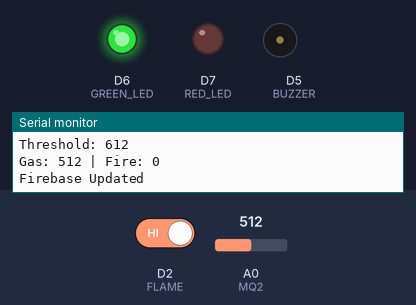
This sketch was run on a simulated ESP8266 (NodeMCU). Shown: output pins drawn as LEDs (lit = HIGH), buzzer (waves = sounding, pin HIGH), the last lines printed to the serial monitor. The test bench sets the inputs (shaded band); at power-on: A0 (MQ2) = 512, D2 (FLAME) HIGH. WiFi joins after 1.5 s; servers stay silent unless stated.

Above: at 8.7 s.
8.8 s: A0 (MQ2) set to 596
10.7 s: A0 (MQ2) set to 623
At 12.4 s:
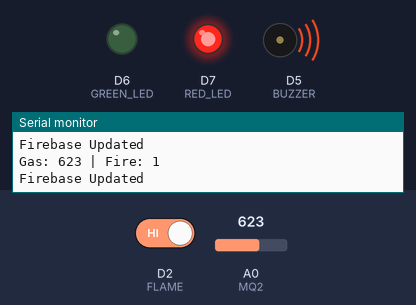
13.0 s: A0 (MQ2) set to 511
At 14.0 s:
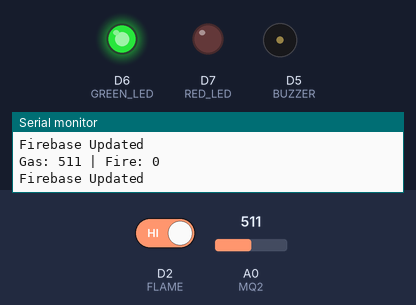
15.0 s: A0 (MQ2) set to 716
At 16.7 s:
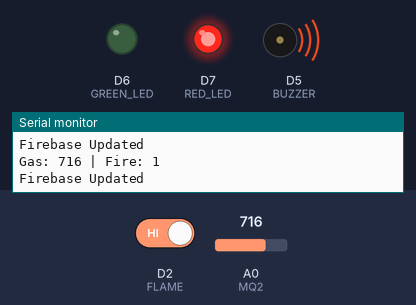
Timing chart, 0 to 18.0 s (numbered marks = the images above; inputs shaded):
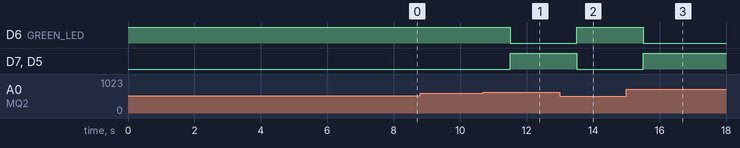

Measured:
- the behaviour switches between 612 and 613 on A0 (MQ2) (found by bisection; images 0 and 1)
- after the input at 10.7 s, D6 (GREEN_LED): HIGH → LOW after 0.81 s; D7 (RED_LED), D5 (BUZZER): LOW → HIGH after 0.81 s
- after the input at 13.0 s, D6 (GREEN_LED): LOW → HIGH after 0.51 s; D7 (RED_LED), D5 (BUZZER): HIGH → LOW after 0.51 s
- after the input at 15.0 s, D6 (GREEN_LED): HIGH → LOW after 0.51 s; D7 (RED_LED), D5 (BUZZER): LOW → HIGH after 0.51 s

The sketch:

sketch_feb25a.ino
```cpp
#include <ESP8266WiFi.h>
#include <Firebase_ESP_Client.h>

// -------- WIFI --------
#define WIFI_SSID "RAAVANA"
#define WIFI_PASSWORD "JAMESBOND"

// -------- FIREBASE --------
#define API_KEY "AIzaSyC1agUl8MNoEZ-6AtlcLI62Jai4_BlEOcU"
#define DATABASE_URL "https://fire-alert-d5570-default-rtdb.firebaseio.com/"

FirebaseData fbdo;
FirebaseAuth auth;
FirebaseConfig config;

// -------- PINS --------
#define MQ2 A0
#define FLAME D2
#define BUZZER D5
#define GREEN_LED D6
#define RED_LED D7

int baseline = 0;
int threshold = 0;

unsigned long previousMillis = 0;
const long interval = 2000;

void calibrateSensor() {
  Serial.println("Calibrating...");
  long sum = 0;

  for (int i = 0; i < 30; i++) {
    sum += analogRead(MQ2);
    delay(200);
  }

  baseline = sum / 30;
  threshold = baseline + 100;

  Serial.print("Baseline: ");
  Serial.println(baseline);
  Serial.print("Threshold: ");
  Serial.println(threshold);
}

void setup() {

  Serial.begin(115200);

  pinMode(FLAME, INPUT);
  pinMode(BUZZER, OUTPUT);
  pinMode(GREEN_LED, OUTPUT);
  pinMode(RED_LED, OUTPUT);

  digitalWrite(GREEN_LED, HIGH);

  WiFi.begin(WIFI_SSID, WIFI_PASSWORD);
  Serial.print("Connecting");

  while (WiFi.status() != WL_CONNECTED) {
    delay(500);
    Serial.print(".");
  }

  Serial.println("\nWiFi Connected");

  // Firebase Config
  config.api_key = API_KEY;
  config.database_url = DATABASE_URL;

  // Anonymous SignUp
  if (Firebase.signUp(&config, &auth, "", "")) {
    Serial.println("Firebase SignUp OK");
  } else {
    Serial.printf("SignUp error: %s\n", config.signer.signupError.message.c_str());
  }

  Firebase.begin(&config, &auth);
  Firebase.reconnectWiFi(true);

  calibrateSensor();
}

void loop() {

  if (millis() - previousMillis > interval) {
    previousMillis = millis();

    int gasValue = analogRead(MQ2);
    bool flameDetected = digitalRead(FLAME) == LOW;
    bool fireStatus = (gasValue > threshold) || flameDetected;

    Serial.print("Gas: ");
    Serial.print(gasValue);
    Serial.print(" | Fire: ");
    Serial.println(fireStatus);

    if (fireStatus) {
      digitalWrite(RED_LED, HIGH);
      digitalWrite(GREEN_LED, LOW);
      digitalWrite(BUZZER, HIGH);
    } else {
      digitalWrite(RED_LED, LOW);
      digitalWrite(GREEN_LED, HIGH);
      digitalWrite(BUZZER, LOW);
    }

    // ---- FIREBASE UPDATE ----
    if (Firebase.ready()) {

      Firebase.RTDB.setInt(&fbdo, "/gasLevel", gasValue);
      Firebase.RTDB.setBool(&fbdo, "/fireStatus", fireStatus);
      Firebase.RTDB.setInt(&fbdo, "/threshold", threshold);

      Serial.println("Firebase Updated");
    }
  }
}
```
